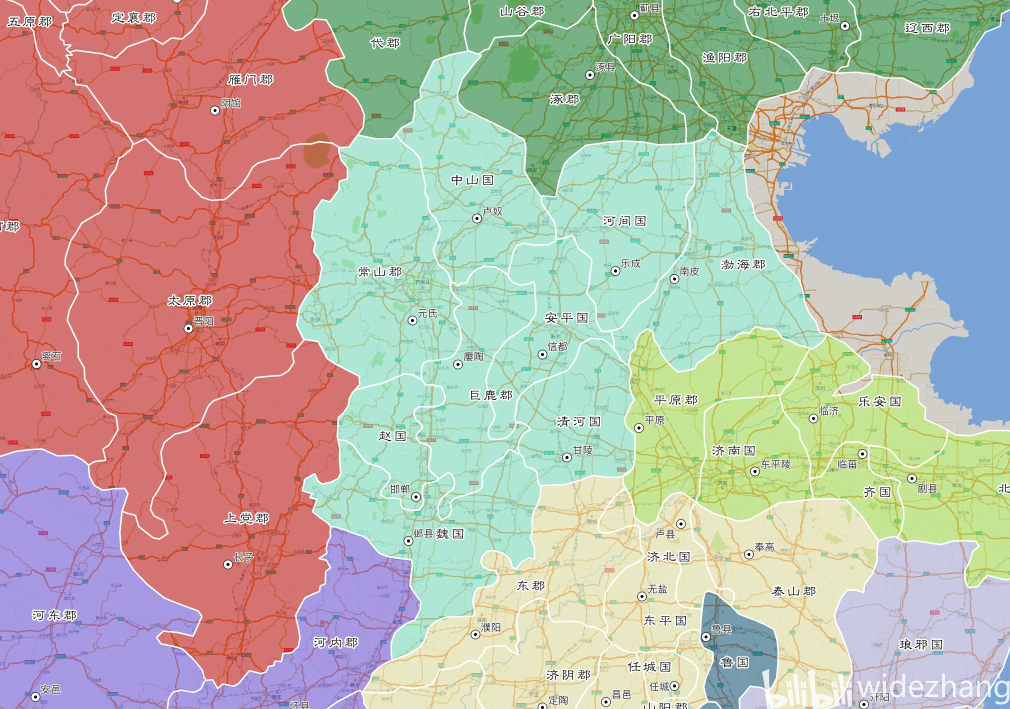
#> input picture docs/ref_imgs/冀州.png, 2020 x 1418 px, found by its file name (shown at 1/2 size)
$ python step1_erase_text_jizhou_v6d.py
#> lines starting #> are read from the running program, lines starting #| are printed output that depends on the picture; after the words box and inside, x2 and y2 are one past the last pixel; in counts of white or black regions, pixels touching at a corner belong together
#!/usr/bin/env python3
# -*- coding: utf-8 -*-
"""v6d: 白线边界追踪 — 极角排序法。

核心思路：
  白线边界像素(22k) 不需要连通！
  计算所有边界像素相对于冀州质心的极角，按角度排序 → 直接形成闭合多边形。
  用分桶+中值平滑消除噪声（每个角度桶取中值位置）。
"""
import os, json, math
import numpy as np
import cv2
from PIL import Image

HERE = os.path.dirname(os.path.abspath(__file__))
SRC = os.path.join(HERE, '汉末十三州地图范例', '冀州.png')
OUTDIR = os.path.join(HERE, 'jizhou_step1_v6d')
os.makedirs(OUTDIR, exist_ok=True)

rgb = np.array(Image.open(SRC).convert('RGB'))
#> rgb is the input picture: shape (1418, 2020, 3); mean R, G, B 183.7, 178.3, 166.9
H,W = rgb.shape[:2]
r=rgb[:,:,0].astype(int); g=rgb[:,:,1].astype(int); b=rgb[:,:,2].astype(int)
hsv=cv2.cvtColor(rgb,cv2.COLOR_RGB2HSV)
#> hsv: shape (1418, 2020, 3); mean H, S, V 54.6, 82.1, 213.9
ss=hsv[:,:,1].astype(int); vv=hsv[:,:,2].astype(int)
#> after `vv = hsv[:, :, 2].astype(int)`:
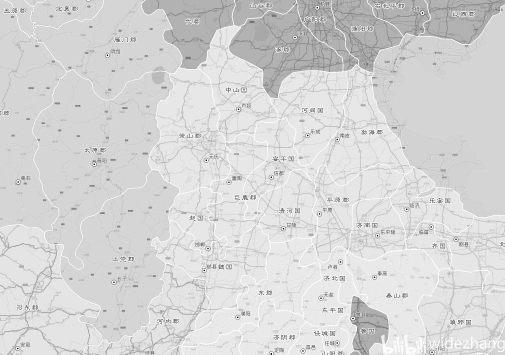
#> vv: shape (1418, 2020) int64 (shown at 1/4 size); min 0, max 255, mean 213.9

# ---- 1. 冀州掩膜 ----
jz=((g>r+30)&(g>b+8)&(g>=165)&(g<=252)&(b>=150)&(b<=246)&(r>=110)&(r<=236)).astype(np.uint8)
#> jz: shape (1418, 2020); values 0 (black) and 1 (white), 19.8% white; 3964 white regions (3678 under 20 px), largest, box (x1, y1, x2, y2) and area: (600, 272, 921, 776) 95725, (1224, 260, 1636, 742) 75935, (795, 104, 1110, 569) 63744
bz=(r>g+15)&(r>130)&(g<190)&(r>140)
#> bz: shape (1418, 2020) bool; 28% white; 965 white regions (739 under 20 px), largest, box (x1, y1, x2, y2) and area: (132, 279, 693, 1076) 234428, (241, 680, 718, 1374) 177989, (0, 0, 264, 928) 147410
sl=(abs(r-g)<30)&(g>b+10)&(g>=200)
#> sl: shape (1418, 2020) bool; 11.8% white; 3947 white regions (3690 under 20 px), largest, box (x1, y1, x2, y2) and area: (725, 652, 2020, 1418) 305367, (1828, 947, 1904, 993) 938, (1892, 985, 1992, 1067) 937
yz=(g>r+25)&(g<=210)&(r<160)&(b>=140)&((g-r)>30)
#> yz: shape (1418, 2020) bool; 8.2% white; 5646 white regions (5216 under 20 px), largest, box (x1, y1, x2, y2) and area: (1553, 22, 2020, 853) 180641, (1417, 1292, 1553, 1418) 7125, (1431, 1260, 1554, 1313) 3251
qz=(g>185)&(g<=235)&(b<190)&(b>70)&(g>b+25)&(r>170)&(abs(r-g)<50)
#> qz: shape (1418, 2020) bool; 9.8% white; 6937 white regions (6807 under 20 px), largest, box (x1, y1, x2, y2) and area: (1247, 655, 1618, 1049) 58292, (1739, 863, 2020, 1174) 45774, (1560, 670, 1894, 955) 42671
ex=(bz|sl|yz|qz).astype(np.uint8); jz[ex>0]=0; jizhou=jz.copy()
#> after `ex = (bz | sl | yz | qz).astype(np.uint8)`:
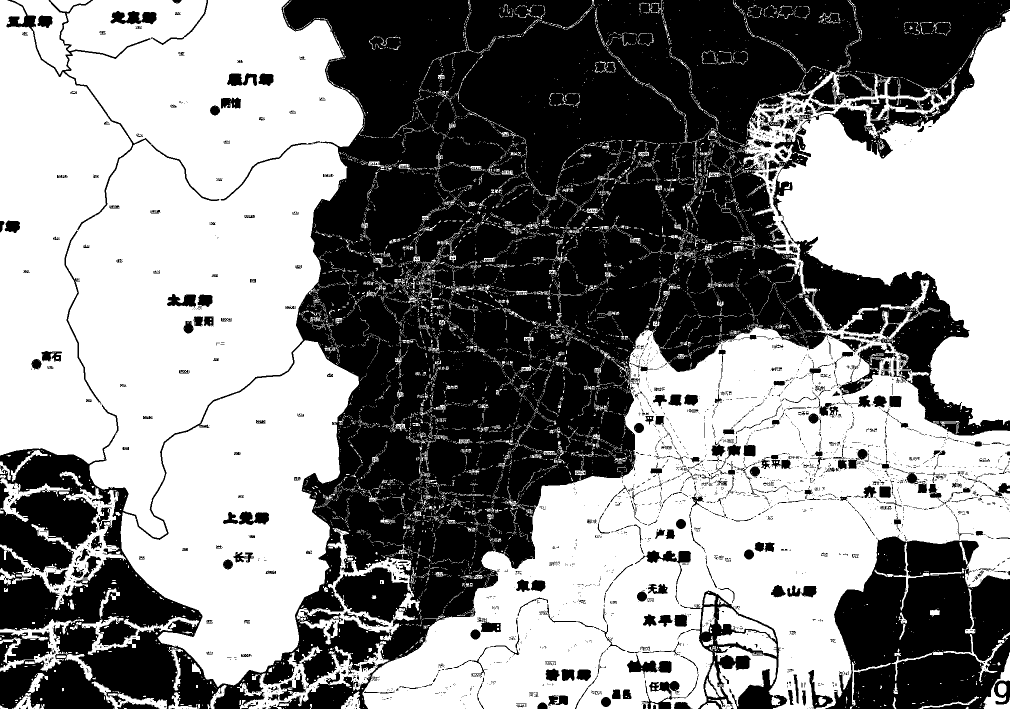
#> ex: shape (1418, 2020) (shown at 1/2 size); values 0 (black) and 1 (white), 54% white; 3155 black regions (2685 under 20 px), largest, box (x1, y1, x2, y2) and area: (0, 0, 2020, 1418) 1114645, (1650, 1071, 2020, 1418) 92083, (1360, 1181, 1575, 1418) 11996
#> after `jz[ex > 0] = 0`:
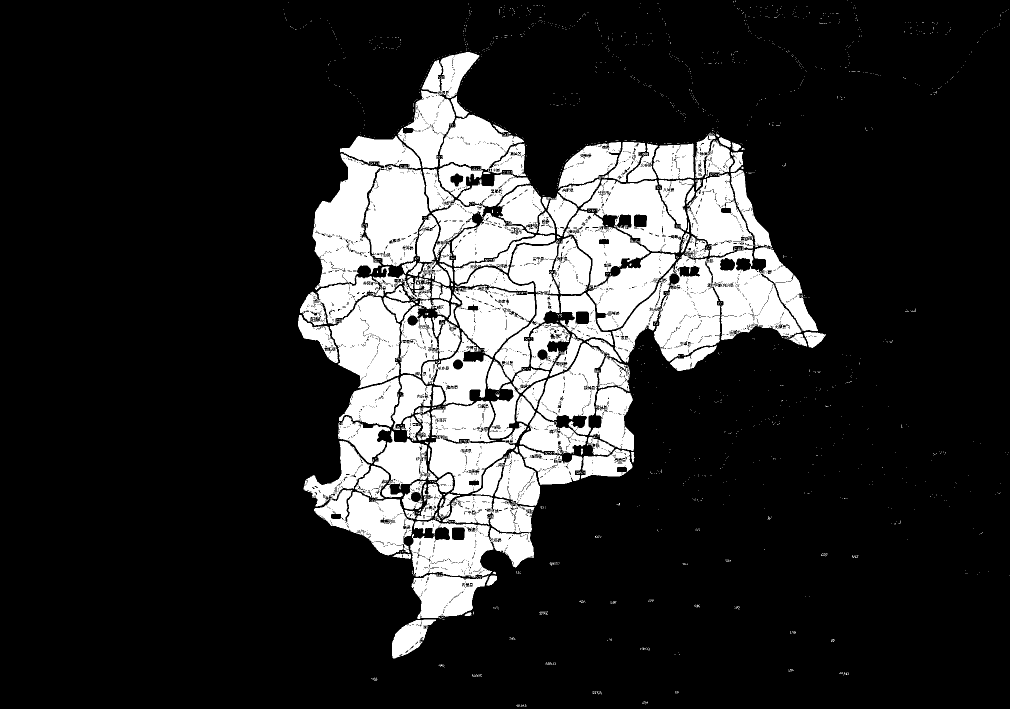
#> jz: shape (1418, 2020) (shown at 1/2 size); values 0 (black) and 1 (white), 18.1% white; 2094 white regions (1984 under 20 px), largest, box (x1, y1, x2, y2) and area: (1224, 340, 1636, 726) 63557, (600, 272, 863, 652) 54895, (1128, 420, 1353, 661) 22525
print(f'[1] 冀州:{(jizhou>0).sum():,}')
#| [1] 冀州:517,151

# ---- 2. 白线边缘 + 边界判定 ----
pw=(r>205)&(g>205)&(b>205)
#> pw: shape (1418, 2020) bool; 4.9% white; 1535 white regions (1271 under 20 px), largest, box (x1, y1, x2, y2) and area: (0, 0, 2020, 1418) 79719, (1715, 1362, 1780, 1405) 1121, (1907, 1292, 2020, 1418) 977
lt=(ss<45)&(vv>205)&(r>175)&(g>175)&(b>175)
#> lt: shape (1418, 2020) bool; 17.2% white; 3247 white regions (2833 under 20 px), largest, box (x1, y1, x2, y2) and area: (0, 0, 2020, 1418) 322288, (1706, 1270, 2020, 1418) 22919, (1603, 508, 1868, 663) 18731
wr=(pw|lt).astype(np.uint8)*255
#> wr: shape (1418, 2020); 17.2% white; 3242 white regions (2829 under 20 px), largest, box (x1, y1, x2, y2) and area: (0, 0, 2020, 1418) 322652, (1706, 1270, 2020, 1418) 22922, (1603, 508, 1868, 663) 18731
k3=np.ones((3,3),np.uint8)
wc=cv2.filter2D(wr.astype(np.float32)/255,-1,k3)
eow=(wr>0)&(wc<8)
#> eow: shape (1418, 2020) bool; 4.5% white in thin lines or dots
cn=cv2.filter2D(jizhou.astype(np.float32),-1,k3)
border=(eow>0)&(cn>0)&(cn<8)
#> border: shape (1418, 2020) bool; 0.78% white in thin lines or dots, all inside (x1, y1, x2, y2) = (565, 0, 2018, 1415)
print(f'[3] 边界:{border.sum():,}')
#| [3] 边界:22,251

# ---- 3. 极角排序 ----
ys,xs=np.where(border)
pts=np.column_stack([xs.astype(float),ys.astype(float)])
#> pts = 22251 pairs, first value 565 to 2017, second value 0 to 1414

# 质心：用冀州掩膜的质心（比边界点质心更稳定）
jy,jx=np.where(jizhou)
cx=jx.mean(); cy=jy.mean()
#> after `cx = jx.mean()`: cx = 1028.8
#> after `cy = jy.mean()`: cy = 645
print(f'[3] 冀州质心:({cx:.0f},{cy:.0f})')
#| [3] 冀州质心:(1029,645)

# 相对质心的极坐标
dx=pts[:,0]-cx; dy=pts[:,1]-cy
angles=np.arctan2(dy,dx)  # [-π,π]
radii=np.sqrt(dx*dx+dy*dy)

# 分桶：360个桶（每度1个），每个桶内取中值半径
N_BINS=720
bin_idx=((angles+np.pi)/ (2*np.pi) * N_BINS).astype(int) % N_BINS
bin_radii=[[] for _ in range(N_BINS)]
for i in range(len(pts)):
    bi=bin_idx[i]
    bin_radii[bi].append(radii[i])
#> this loop made 22251 passes
#> bi on passes 1 to 3: 248, 271, 248

# 每个桶取中值（对空桶插值）
poly_angles=[]
poly_rs=[]
for i in range(N_BINS):
    if len(bin_radii[i]) >= 3:
        poly_angles.append(i/N_BINS * 2*np.pi - np.pi)
        poly_rs.append(np.median(bin_radii[i]))
    elif len(bin_radii[i]) > 0:
        poly_angles.append(i/N_BINS * 2*np.pi - np.pi)
        poly_rs.append(np.median(bin_radii[i]))
    else:
        # 空桶：线性插值
        poly_angles.append(i/N_BINS * 2*np.pi - np.pi)
        poly_rs.append(np.nan)

# 插值填充空桶
pa=np.array(poly_angles); pr=np.array(poly_rs)
nan_mask=np.isnan(pr)
if nan_mask.any():
    valid_idx=~nan_mask
    pr[nan_mask]=np.interp(pa[nan_mask], pa[valid_idx], pr[valid_idx])

# 转回笛卡尔坐标
poly_x=cx+pr*np.cos(pa)
#> poly_x = 720 values, max 1961.9 at index 296, min 605.6 at index 712, mean 1034.7
poly_y=cy+pr*np.sin(pa)
#> poly_y = 720 values, max 1239.5 at index 571, min 29 at index 179, mean 622.6
poly=np.column_stack([poly_x,poly_y]).round().astype(np.int32)
#> poly = 720 pairs, first value 606 to 1962, second value 29 to 1240

# ---- 4. 简化 ----
# 先转成OpenCV contour格式做approxPolyDP
contour=poly.reshape(-1,1,2).astype(np.int32)
#> contour = contour of 720 points, box (x1, y1, x2, y2) (606, 29, 1963, 1241), area 361114
arc=cv2.arcLength(contour,True)
#> arc = 43644.8
for eps in [0.003,0.005,0.008,0.010,0.015]:
    simp=cv2.approxPolyDP(contour,eps*arc,True)
    if 60 <= len(simp) <= 250:
        poly=simp.reshape(-1,2).astype(np.int32)
        break
else:
    poly=simp.reshape(-1,2).astype(np.int32)
#> this loop made 5 passes
print(f'[4] 简化后:{len(poly)} 点')
#| [4] 简化后:3 点

# ---- 5. 输出 ----
mask_out=np.zeros((H,W),np.uint8)
cv2.fillPoly(mask_out,[poly],255)
#> mask_out: shape (1418, 2020); 24.4% white; 1 white region, box (x1, y1, x2, y2) and area: (745, 62, 1963, 1241) 698269
mask_out[ex>0]=0
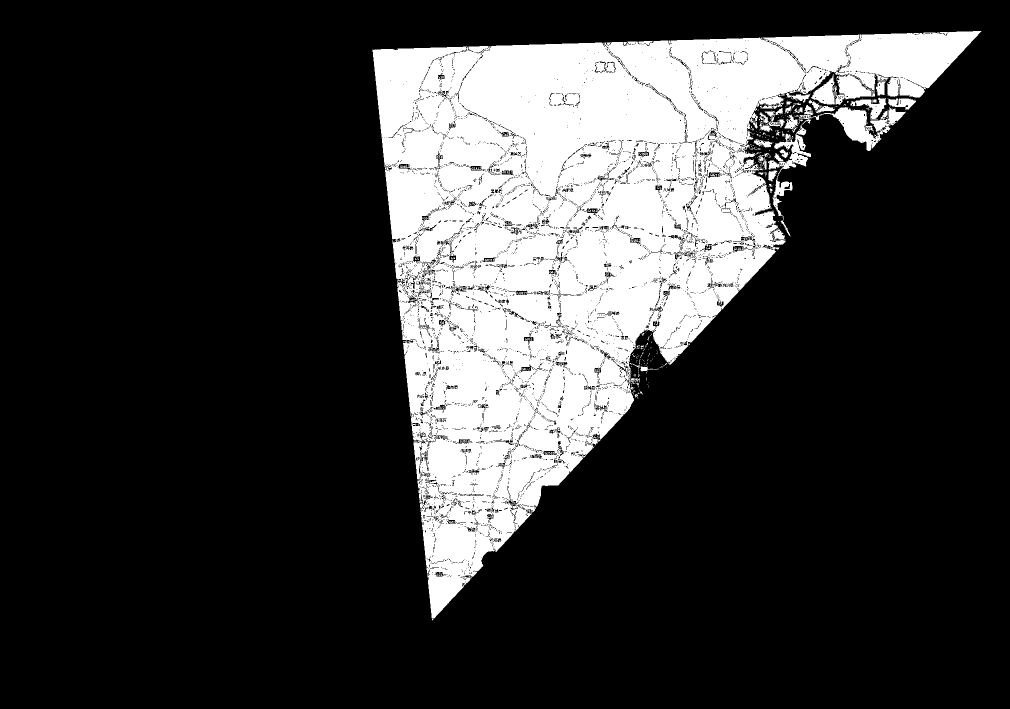
#> mask_out: shape (1418, 2020) (shown at 1/2 size); 21.4% white; 532 white regions (485 under 20 px), largest, box (x1, y1, x2, y2) and area: (745, 62, 1963, 1237) 594997, (1536, 210, 1811, 473) 9525, (1622, 148, 1671, 210) 1490
mask_out=cv2.morphologyEx(mask_out,cv2.MORPH_CLOSE,np.ones((3,3),np.uint8),iterations=1)
#> mask_out: shape (1418, 2020); 22.8% white; 89 white regions (75 under 20 px), largest, box (x1, y1, x2, y2) and area: (745, 62, 1963, 1241) 637074, (1536, 195, 1811, 473) 12701, (1518, 216, 1570, 264) 1194
print(f'[5] 掩膜:{(mask_out>0).sum():,} px')
#| [5] 掩膜:653,349 px

mc=[173,228,207]
vf=rgb.astype(float)*0.55; al=np.zeros_like(rgb,float); al[mask_out>0]=[0,255,255]
vf+=al*0.45; vf=np.clip(vf,0,255).astype(np.uint8)
cv2.polylines(vf,[poly.reshape(-1,1,2)],True,(255,0,0),2)
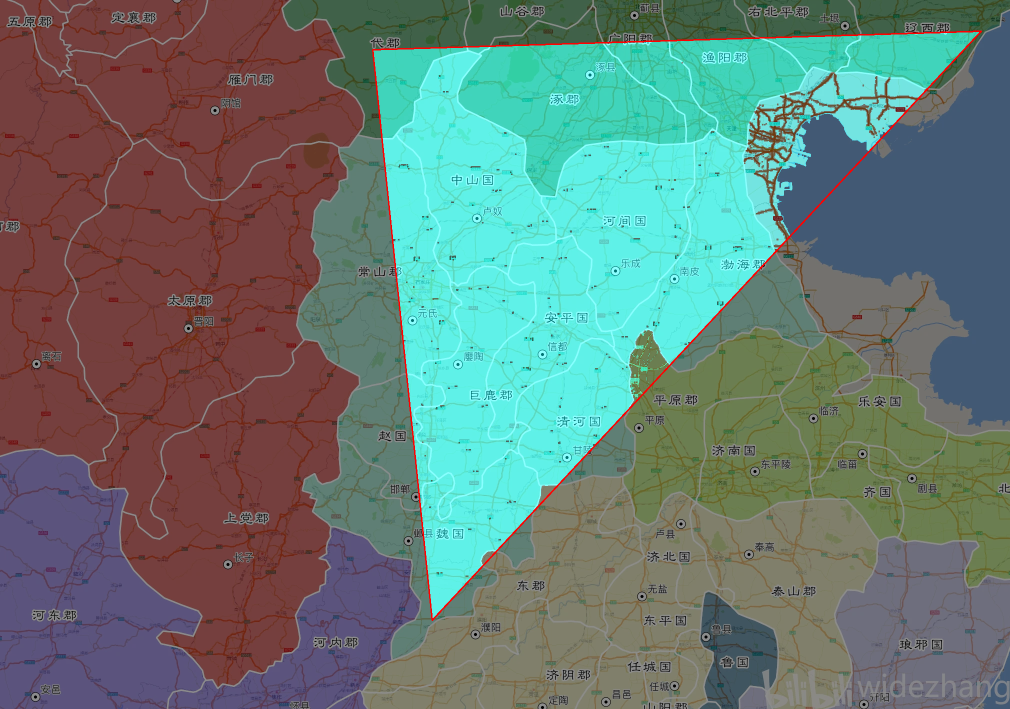
#> vf: shape (1418, 2020, 3) (shown at 1/2 size); mean R, G, B 101.3, 123, 116.8
Image.fromarray(vf).save(os.path.join(OUTDIR,'verify_overlay.png'))

ov=rgb.copy(); cv2.polylines(ov,[poly.reshape(-1,1,2)],True,(255,0,0),3)
Image.fromarray(ov).save(os.path.join(OUTDIR,'boundary_overlay.png'))

# 边界点叠在原图上（显示原始白线边界点 + 最终多边形）
bp=np.zeros((H,W,3),np.uint8); bp[border]=(0,200,255)   # 青色=原始边界点
cv2.polylines(bp,[poly.reshape(-1,1,2)],True,(255,0,0),2)  # 红色=最终多边形
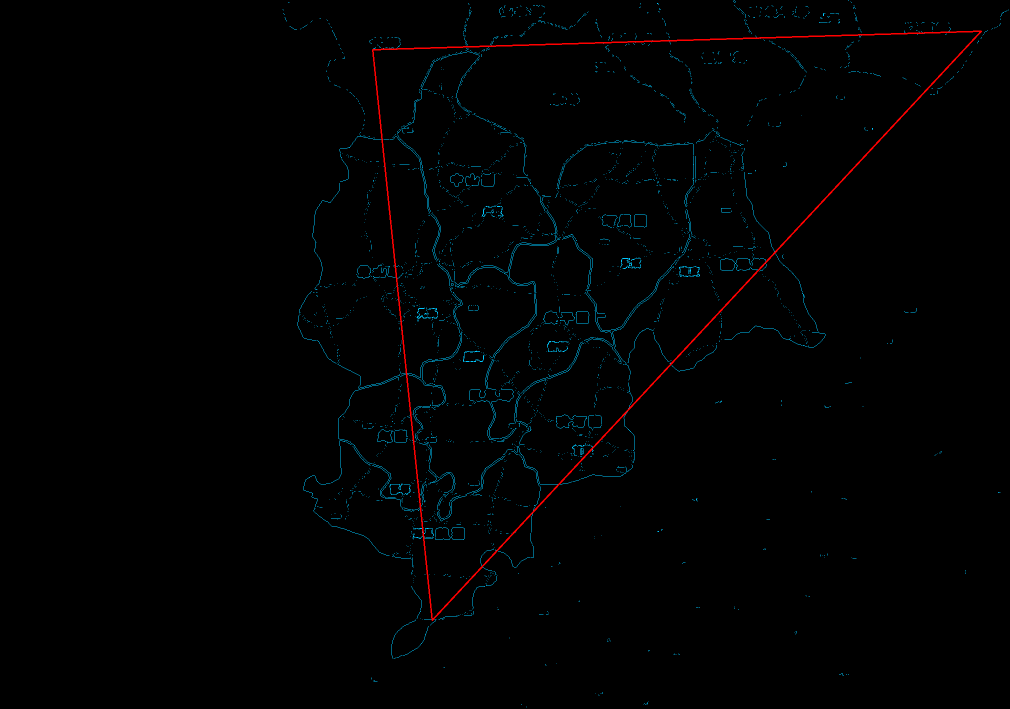
#> bp: shape (1418, 2020, 3) (shown at 1/2 size); mean of channels 0, 1, 2 1.1, 1.5, 2; drawn as R, G, B
Image.fromarray(bp).save(os.path.join(OUTDIR,'points_vs_polygon.png'))

pts_o=[{'seq':i,'px':int(x),'py':int(y)} for i,(x,y) in enumerate(poly)]
#> pts_o = 3 items
with open(os.path.join(OUTDIR,'boundary_points.json'),'w',encoding='utf-8') as f:
    json.dump({'source_image':'汉末十三州地图范例/冀州.png','image_size':[W,H],
               'version':'v6d-whiteline-polar',
               'method':'white_edge&cyan_neigh -> polar_sort(720bins,median_r) -> approxPolyDP',
               'points':pts_o}, f, ensure_ascii=False, indent=2)
print(f'\n[done]=>{OUTDIR}/  {len(pts_o)}点,{(mask_out>0).sum():,}px')
#| [done]=>jizhou_step1_v6d/  3点,653,349px
